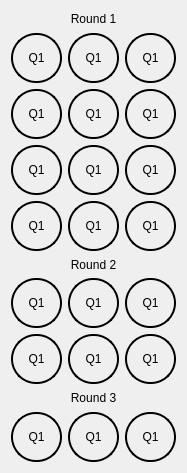
             <widget class="QWidget" name="Navigation_Contents">
              <property name="geometry">
               <rect>
                <x>0</x>
                <y>0</y>
                <width>187</width>
                <height>473</height>
               </rect>
              </property>
              <layout class="QGridLayout" name="gridLayout_10">
               <item row="7" column="2">
                <widget class="QPushButton" name="Round_2_Q3">
                 <property name="sizePolicy">
                  <sizepolicy hsizetype="Preferred" vsizetype="Preferred">
                   <horstretch>0</horstretch>
                   <verstretch>0</verstretch>
                  </sizepolicy>
                 </property>
                 <property name="minimumSize">
                  <size>
                   <width>50</width>
                   <height>50</height>
                  </size>
                 </property>
                 <property name="styleSheet">
                  <string notr="true">border: 2px solid Black;
border-radius:25px</string>
                 </property>
                 <property name="text">
                  <string>Q1</string>
                 </property>
                </widget>
               </item>
               <item row="1" column="2">
                <widget class="QPushButton" name="Round_1_Q3">
                 <property name="sizePolicy">
                  <sizepolicy hsizetype="Preferred" vsizetype="Preferred">
                   <horstretch>0</horstretch>
                   <verstretch>0</verstretch>
                  </sizepolicy>
                 </property>
                 <property name="minimumSize">
                  <size>
                   <width>50</width>
                   <height>50</height>
                  </size>
                 </property>
                 <property name="styleSheet">
                  <string notr="true">border: 2px solid Black;
border-radius:25px</string>
                 </property>
                 <property name="text">
                  <string>Q1</string>
                 </property>
                </widget>
               </item>
               <item row="2" column="1">
                <widget class="QPushButton" name="Round_1_Q5">
                 <property name="sizePolicy">
                  <sizepolicy hsizetype="Preferred" vsizetype="Preferred">
                   <horstretch>0</horstretch>
                   <verstretch>0</verstretch>
                  </sizepolicy>
                 </property>
                 <property name="minimumSize">
                  <size>
                   <width>50</width>
                   <height>50</height>
                  </size>
                 </property>
                 <property name="styleSheet">
                  <string notr="true">border: 2px solid Black;
border-radius:25px</string>
                 </property>
                 <property name="text">
                  <string>Q1</string>
                 </property>
                </widget>
               </item>
               <item row="4" column="2">
                <widget class="QPushButton" name="Round_1_Q12">
                 <property name="sizePolicy">
                  <sizepolicy hsizetype="Preferred" vsizetype="Preferred">
                   <horstretch>0</horstretch>
                   <verstretch>0</verstretch>
                  </sizepolicy>
                 </property>
                 <property name="minimumSize">
                  <size>
                   <width>50</width>
                   <height>50</height>
                  </size>
                 </property>
                 <property name="styleSheet">
                  <string notr="true">border: 2px solid Black;
border-radius:25px</string>
                 </property>
                 <property name="text">
                  <string>Q1</string>
                 </property>
                </widget>
               </item>
               <item row="7" column="0">
                <widget class="QPushButton" name="Round_2_Q1">
                 <property name="sizePolicy">
                  <sizepolicy hsizetype="Preferred" vsizetype="Preferred">
                   <horstretch>0</horstretch>
                   <verstretch>0</verstretch>
                  </sizepolicy>
                 </property>
                 <property name="minimumSize">
                  <size>
                   <width>50</width>
                   <height>50</height>
                  </size>
                 </property>
                 <property name="styleSheet">
                  <string notr="true">border: 2px solid Black;
border-radius:25px</string>
                 </property>
                 <property name="text">
                  <string>Q1</string>
                 </property>
                </widget>
               </item>
               <item row="0" column="1">
                <widget class="QLabel" name="Round_1">
                 <property name="text">
                  <string>Round 1</string>
                 </property>
                 <property name="alignment">
                  <set>Qt::AlignCenter</set>
                 </property>
                </widget>
               </item>
               <item row="1" column="1">
                <widget class="QPushButton" name="Round_1_Q2">
                 <property name="sizePolicy">
                  <sizepolicy hsizetype="Preferred" vsizetype="Preferred">
                   <horstretch>0</horstretch>
                   <verstretch>0</verstretch>
                  </sizepolicy>
                 </property>
                 <property name="minimumSize">
                  <size>
                   <width>50</width>
                   <height>50</height>
                  </size>
                 </property>
                 <property name="styleSheet">
                  <string notr="true">border: 2px solid Black;
border-radius:25px</string>
                 </property>
                 <property name="text">
                  <string>Q1</string>
                 </property>
                </widget>
               </item>
               <item row="3" column="1">
                <widget class="QPushButton" name="Round_1_Q8">
                 <property name="sizePolicy">
                  <sizepolicy hsizetype="Preferred" vsizetype="Preferred">
                   <horstretch>0</horstretch>
                   <verstretch>0</verstretch>
                  </sizepolicy>
                 </property>
                 <property name="minimumSize">
                  <size>
                   <width>50</width>
                   <height>50</height>
                  </size>
                 </property>
                 <property name="styleSheet">
                  <string notr="true">border: 2px solid Black;
border-radius:25px</string>
                 </property>
                 <property name="text">
                  <string>Q1</string>
                 </property>
                </widget>
               </item>
               <item row="7" column="1">
                <widget class="QPushButton" name="Round_2_Q2">
                 <property name="sizePolicy">
                  <sizepolicy hsizetype="Preferred" vsizetype="Preferred">
                   <horstretch>0</horstretch>
                   <verstretch>0</verstretch>
                  </sizepolicy>
                 </property>
                 <property name="minimumSize">
                  <size>
                   <width>50</width>
                   <height>50</height>
                  </size>
                 </property>
                 <property name="styleSheet">
                  <string notr="true">border: 2px solid Black;
border-radius:25px</string>
                 </property>
                 <property name="text">
                  <string>Q1</string>
                 </property>
                </widget>
               </item>
               <item row="2" column="0">
                <widget class="QPushButton" name="Round_1_Q4">
                 <property name="sizePolicy">
                  <sizepolicy hsizetype="Preferred" vsizetype="Preferred">
                   <horstretch>0</horstretch>
                   <verstretch>0</verstretch>
                  </sizepolicy>
                 </property>
                 <property name="minimumSize">
                  <size>
                   <width>50</width>
                   <height>50</height>
                  </size>
                 </property>
                 <property name="styleSheet">
                  <string notr="true">border: 2px solid Black;
border-radius:25px</string>
                 </property>
                 <property name="text">
                  <string>Q1</string>
                 </property>
                </widget>
               </item>
               <item row="10" column="0">
                <widget class="QPushButton" name="Round_3_Q1">
                 <property name="sizePolicy">
                  <sizepolicy hsizetype="Preferred" vsizetype="Preferred">
                   <horstretch>0</horstretch>
                   <verstretch>0</verstretch>
                  </sizepolicy>
                 </property>
                 <property name="minimumSize">
                  <size>
                   <width>50</width>
                   <height>50</height>
                  </size>
                 </property>
                 <property name="styleSheet">
                  <string notr="true">border: 2px solid Black;
border-radius:25px</string>
                 </property>
                 <property name="text">
                  <string>Q1</string>
                 </property>
                </widget>
               </item>
               <item row="3" column="2">
                <widget class="QPushButton" name="Round_1_Q9">
                 <property name="sizePolicy">
                  <sizepolicy hsizetype="Preferred" vsizetype="Preferred">
                   <horstretch>0</horstretch>
                   <verstretch>0</verstretch>
                  </sizepolicy>
                 </property>
                 <property name="minimumSize">
                  <size>
                   <width>50</width>
                   <height>50</height>
                  </size>
                 </property>
                 <property name="styleSheet">
                  <string notr="true">border: 2px solid Black;
border-radius:25px</string>
                 </property>
                 <property name="text">
                  <string>Q1</string>
                 </property>
                </widget>
               </item>
               <item row="8" column="1">
                <widget class="QPushButton" name="Round_2_Q5">
                 <property name="sizePolicy">
                  <sizepolicy hsizetype="Preferred" vsizetype="Preferred">
                   <horstretch>0</horstretch>
                   <verstretch>0</verstretch>
                  </sizepolicy>
                 </property>
                 <property name="minimumSize">
                  <size>
                   <width>50</width>
                   <height>50</height>
                  </size>
                 </property>
                 <property name="styleSheet">
                  <string notr="true">border: 2px solid Black;
border-radius:25px</string>
                 </property>
                 <property name="text">
                  <string>Q1</string>
                 </property>
                </widget>
               </item>
               <item row="5" column="1">
                <widget class="QLabel" name="Round_2">
                 <property name="text">
                  <string>Round 2</string>
                 </property>
                 <property name="alignment">
                  <set>Qt::AlignCenter</set>
                 </property>
                </widget>
               </item>
               <item row="10" column="1">
                <widget class="QPushButton" name="Round_3_Q2">
                 <property name="sizePolicy">
                  <sizepolicy hsizetype="Preferred" vsizetype="Preferred">
                   <horstretch>0</horstretch>
                   <verstretch>0</verstretch>
                  </sizepolicy>
                 </property>
                 <property name="minimumSize">
                  <size>
                   <width>50</width>
                   <height>50</height>
                  </size>
                 </property>
                 <property name="styleSheet">
                  <string notr="true">border: 2px solid Black;
border-radius:25px</string>
                 </property>
                 <property name="text">
                  <string>Q1</string>
                 </property>
                </widget>
               </item>
               <item row="2" column="2">
                <widget class="QPushButton" name="Round_1_Q6">
                 <property name="sizePolicy">
                  <sizepolicy hsizetype="Preferred" vsizetype="Preferred">
                   <horstretch>0</horstretch>
                   <verstretch>0</verstretch>
                  </sizepolicy>
                 </property>
                 <property name="minimumSize">
                  <size>
                   <width>50</width>
                   <height>50</height>
                  </size>
                 </property>
                 <property name="styleSheet">
                  <string notr="true">border: 2px solid Black;
border-radius:25px</string>
                 </property>
                 <property name="text">
                  <string>Q1</string>
                 </property>
                </widget>
               </item>
               <item row="8" column="0">
                <widget class="QPushButton" name="Round_2_Q4">
                 <property name="sizePolicy">
                  <sizepolicy hsizetype="Preferred" vsizetype="Preferred">
                   <horstretch>0</horstretch>
                   <verstretch>0</verstretch>
                  </sizepolicy>
                 </property>
                 <property name="minimumSize">
                  <size>
                   <width>50</width>
                   <height>50</height>
                  </size>
                 </property>
                 <property name="styleSheet">
                  <string notr="true">border: 2px solid Black;
border-radius:25px</string>
                 </property>
                 <property name="text">
                  <string>Q1</string>
                 </property>
                </widget>
               </item>
               <item row="10" column="2">
                <widget class="QPushButton" name="Round_3_Q3">
                 <property name="sizePolicy">
                  <sizepolicy hsizetype="Preferred" vsizetype="Preferred">
                   <horstretch>0</horstretch>
                   <verstretch>0</verstretch>
                  </sizepolicy>
                 </property>
                 <property name="minimumSize">
                  <size>
                   <width>50</width>
                   <height>50</height>
                  </size>
                 </property>
                 <property name="styleSheet">
                  <string notr="true">border: 2px solid Black;
border-radius:25px</string>
                 </property>
                 <property name="text">
                  <string>Q1</string>
                 </property>
                </widget>
               </item>
               <item row="1" column="0">
                <widget class="QPushButton" name="Round_1_Q1">
                 <property name="sizePolicy">
                  <sizepolicy hsizetype="Preferred" vsizetype="Preferred">
                   <horstretch>0</horstretch>
                   <verstretch>0</verstretch>
                  </sizepolicy>
                 </property>
                 <property name="minimumSize">
                  <size>
                   <width>50</width>
                   <height>50</height>
                  </size>
                 </property>
                 <property name="styleSheet">
                  <string notr="true">QPushButton::!hover
{
border-radius:25px;
border : 2px solid black;
}

QPushButton::hover
{
border-radius:25px;
border : 4px solid black;
}

QPushButton::pressed
{	
border-radius:20px;
border : 4px solid black;
background-color: rgb(46, 52, 54);
color: rgb(255, 255, 255);
}</string>
                 </property>
                 <property name="text">
                  <string>Q1</string>
                 </property>
                </widget>
               </item>
               <item row="9" column="1">
                <widget class="QLabel" name="Round_3">
                 <property name="text">
                  <string>Round 3</string>
                 </property>
                 <property name="alignment">
                  <set>Qt::AlignCenter</set>
                 </property>
                </widget>
               </item>
               <item row="4" column="0">
                <widget class="QPushButton" name="Round_1_Q10">
                 <property name="sizePolicy">
                  <sizepolicy hsizetype="Preferred" vsizetype="Preferred">
                   <horstretch>0</horstretch>
                   <verstretch>0</verstretch>
                  </sizepolicy>
                 </property>
                 <property name="minimumSize">
                  <size>
                   <width>50</width>
                   <height>50</height>
                  </size>
                 </property>
                 <property name="styleSheet">
                  <string notr="true">border: 2px solid Black;
border-radius:25px</string>
                 </property>
                 <property name="text">
                  <string>Q1</string>
                 </property>
                </widget>
               </item>
               <item row="3" column="0">
                <widget class="QPushButton" name="Round_1_Q7">
                 <property name="sizePolicy">
                  <sizepolicy hsizetype="Preferred" vsizetype="Preferred">
                   <horstretch>0</horstretch>
                   <verstretch>0</verstretch>
                  </sizepolicy>
                 </property>
                 <property name="minimumSize">
                  <size>
                   <width>50</width>
                   <height>50</height>
                  </size>
                 </property>
                 <property name="styleSheet">
                  <string notr="true">border: 2px solid Black;
border-radius:25px</string>
                 </property>
                 <property name="text">
                  <string>Q1</string>
                 </property>
                </widget>
               </item>
               <item row="8" column="2">
                <widget class="QPushButton" name="Round_2_Q6">
                 <property name="sizePolicy">
                  <sizepolicy hsizetype="Preferred" vsizetype="Preferred">
                   <horstretch>0</horstretch>
                   <verstretch>0</verstretch>
                  </sizepolicy>
                 </property>
                 <property name="minimumSize">
                  <size>
                   <width>50</width>
                   <height>50</height>
                  </size>
                 </property>
                 <property name="styleSheet">
                  <string notr="true">border: 2px solid Black;
border-radius:25px</string>
                 </property>
                 <property name="text">
                  <string>Q1</string>
                 </property>
                </widget>
               </item>
               <item row="4" column="1">
                <widget class="QPushButton" name="Round_1_Q11">
                 <property name="sizePolicy">
                  <sizepolicy hsizetype="Preferred" vsizetype="Preferred">
                   <horstretch>0</horstretch>
                   <verstretch>0</verstretch>
                  </sizepolicy>
                 </property>
                 <property name="minimumSize">
                  <size>
                   <width>50</width>
                   <height>50</height>
                  </size>
                 </property>
                 <property name="styleSheet">
                  <string notr="true">border: 2px solid Black;
border-radius:25px</string>
                 </property>
                 <property name="text">
                  <string>Q1</string>
                 </property>
                </widget>
               </item>
              </layout>
             </widget>
